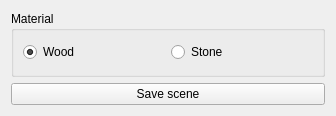
<?xml version="1.0" encoding="UTF-8"?>
<ui version="4.0">
 <class>Manager</class>
 <widget class="QFrame" name="Manager">
  <property name="geometry">
   <rect>
    <x>0</x>
    <y>0</y>
    <width>336</width>
    <height>116</height>
   </rect>
  </property>
  <property name="windowTitle">
   <string>Frame</string>
  </property>
  <layout class="QVBoxLayout" name="verticalLayout">
   <item>
    <widget class="QGroupBox" name="materialGroupBox">
     <property name="title">
      <string>Material</string>
     </property>
     <layout class="QGridLayout" name="gridLayout_2">
      <item row="0" column="1">
       <widget class="QRadioButton" name="materialWoodRadio">
        <property name="text">
         <string>Wood</string>
        </property>
        <property name="checked">
         <bool>true</bool>
        </property>
       </widget>
      </item>
      <item row="0" column="2">
       <widget class="QRadioButton" name="materialStoneRadio">
        <property name="text">
         <string>Stone</string>
        </property>
       </widget>
      </item>
     </layout>
    </widget>
   </item>
   <item>
    <widget class="QPushButton" name="saveSceneButton">
     <property name="text">
      <string>Save scene</string>
     </property>
    </widget>
   </item>
  </layout>
 </widget>
 <resources/>
 <connections/>
</ui>
